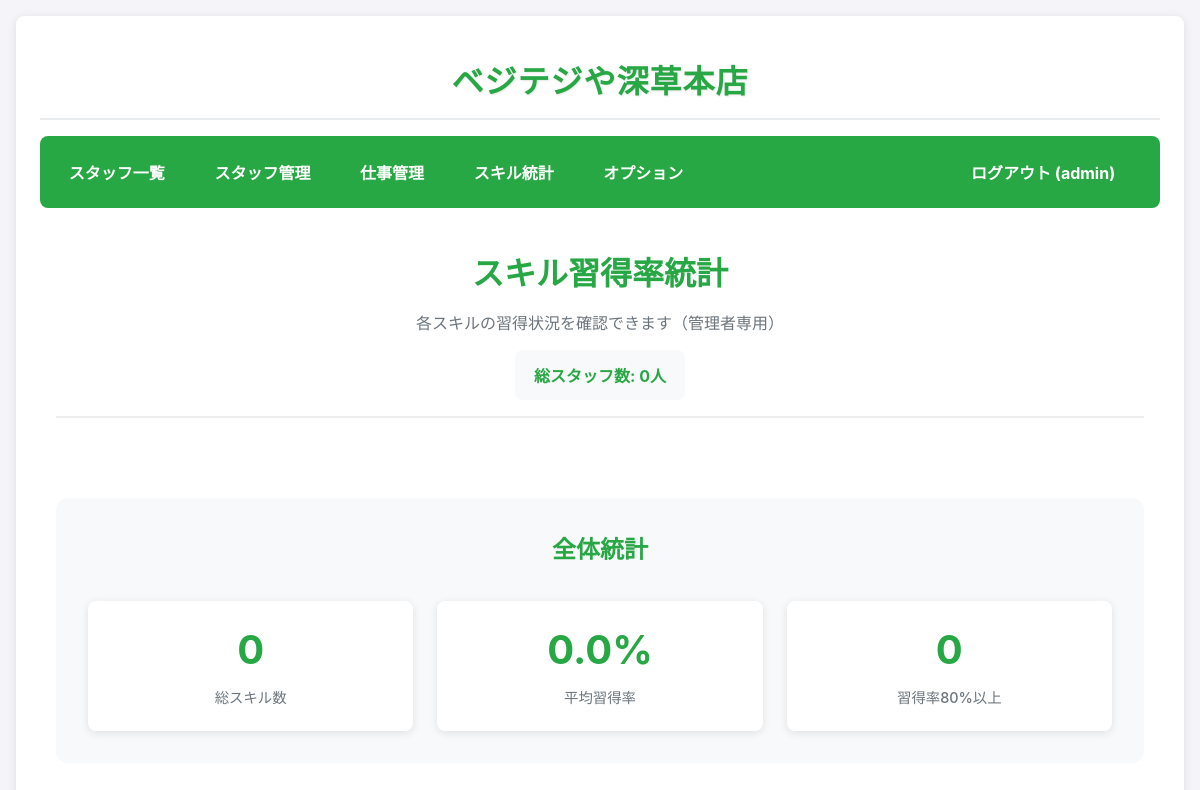
Before: /admin/skill_stats (signed in) with the older database file.
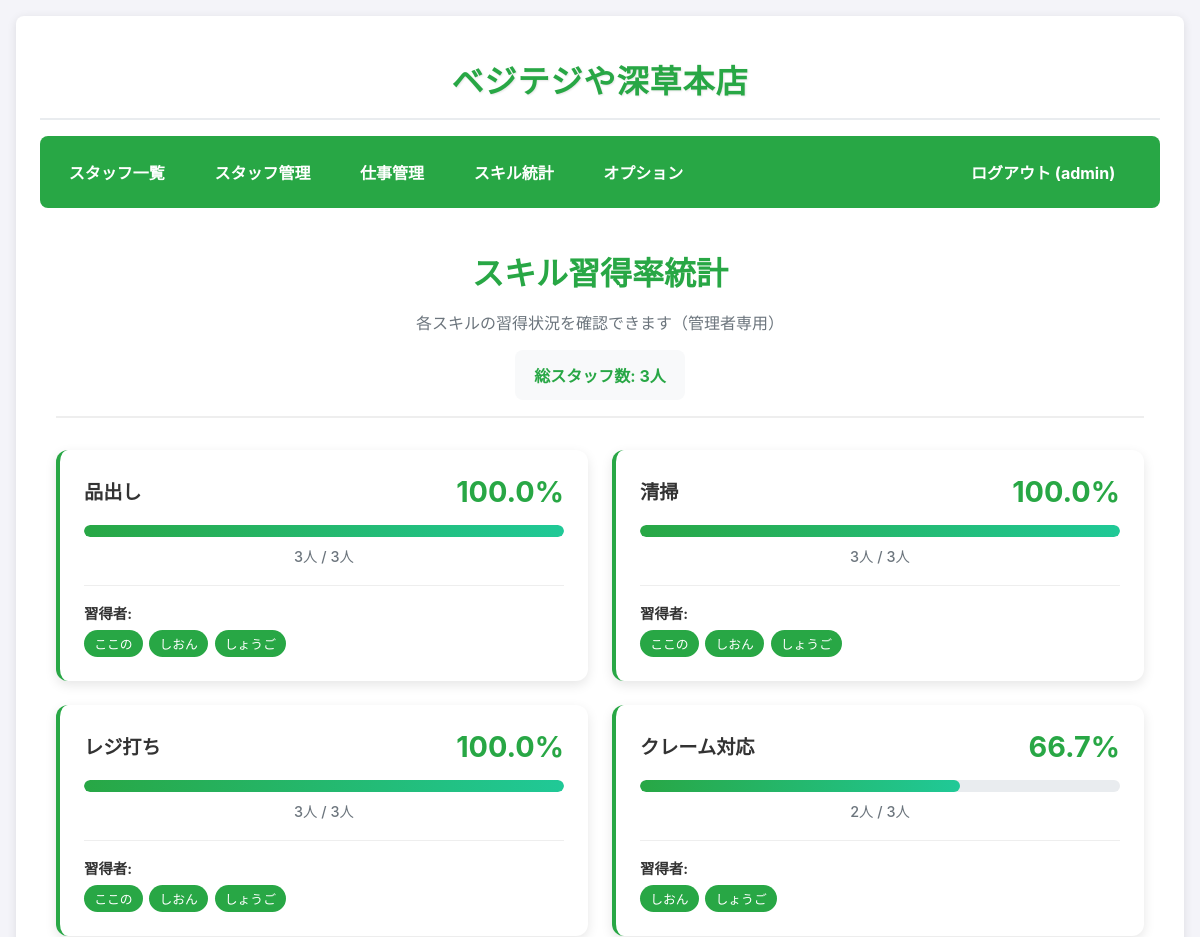
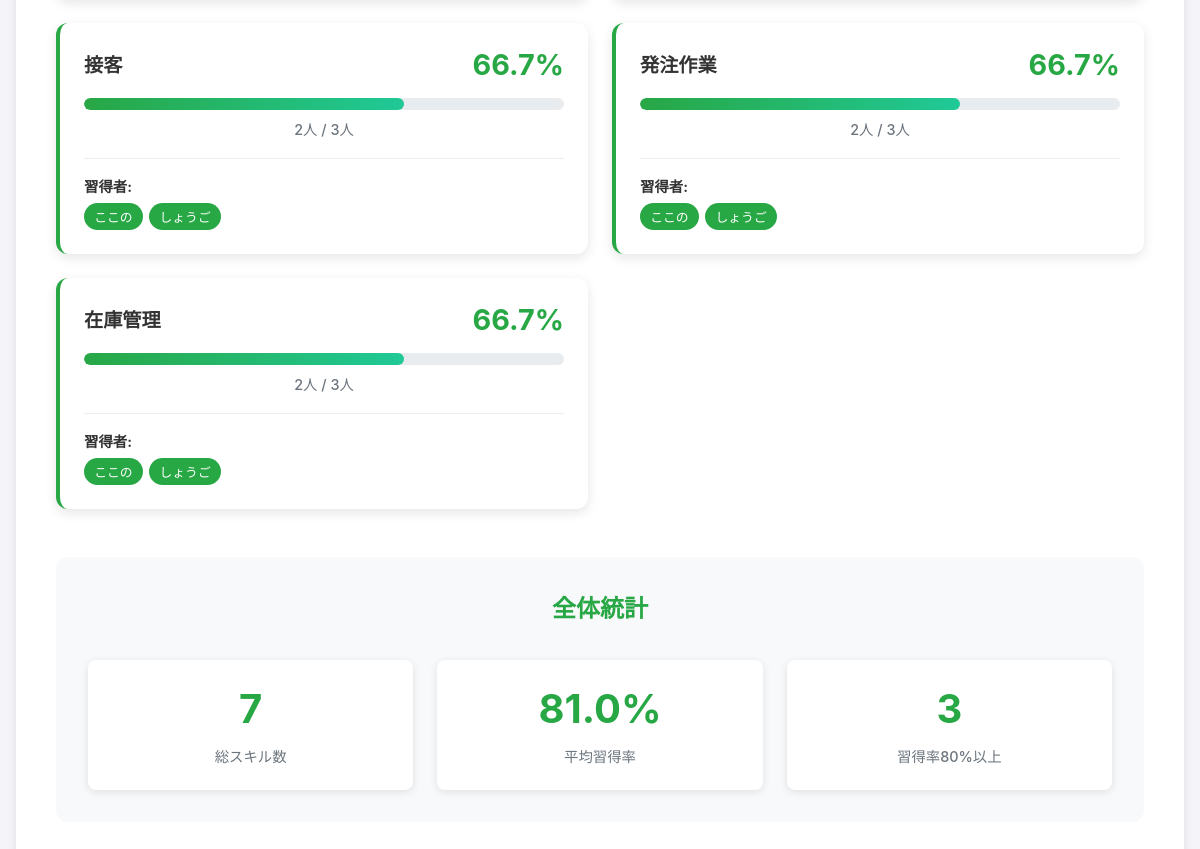
After: the same page with the newer database file (2 pictures, top to bottom).
### app.py (models this page shows, shortened)
class Task(db.Model):
    id = db.Column(db.Integer, primary_key=True)
    name = db.Column(db.String(120), nullable=False, unique=True)
    order_index = db.Column(db.Integer, default=0)

class User(UserMixin, db.Model):
    id = db.Column(db.Integer, primary_key=True)
    username = db.Column(db.String(80), unique=True, nullable=False)
    password_hash = db.Column(db.String(255), nullable=False)
    role = db.Column(db.String(80), nullable=False, default='staff')
    is_first_login = db.Column(db.Boolean, default=True)
    order_index = db.Column(db.Integer, default=0)
    skills = db.relationship('UserSkill', backref='user', cascade="all, delete-orphan")

### app.py (the view, shortened to what this page needs)
@app.route('/admin/skill_stats')
@admin_required
def skill_stats():
    users = User.query.filter(User.username != 'admin').all()
    tasks = Task.query.order_by(Task.order_index, Task.id).all()
    skill_statistics = []
    total_users = len(users)
    for task in tasks:
        if total_users > 0:
            skilled_users = UserSkill.query.join(User).filter(
                UserSkill.task_id == task.id,
                UserSkill.can_do == True,
                User.username != 'admin'
            ).all()
            skilled_count = len(skilled_users)
            mastery_rate = (skilled_count / total_users) * 100
            skilled_user_names = [User.query.get(skill.user_id).username for skill in skilled_users]
            skill_statistics.append({
                'task': task,
                'skilled_count': skilled_count,
                'total_count': total_users,
                'mastery_rate': round(mastery_rate, 1),
                'skilled_users': skilled_user_names
            })
    return render_template('admin_skill_stats.html',
                         skill_statistics=skill_statistics,
                         total_users=total_users)

### app.py (called while the page is built)
@login_manager.user_loader
def load_user(user_id):
    return User.query.get(int(user_id))

def admin_required(f):
    @wraps(f)
    @login_required
    def decorated_function(*args, **kwargs):
        if current_user.role != 'admin':
            flash('このページにアクセスする権限がありません。')
            return redirect(url_for('dashboard'))
        return f(*args, **kwargs)
    return decorated_function

### templates/admin_skill_stats.html (shortened to what this page needs)
{% extends "base.html" %}
{% block content %}
  <div class="skill-stats-container">
    <div class="stats-header">
      <h1>スキル習得率統計</h1>
      <p class="stats-description">各スキルの習得状況を確認できます（管理者専用）</p>
      <div class="stats-summary">
        <span class="total-staff">総スタッフ数: {{ total_users }}人</span>
      </div>
    </div>
    <div class="stats-grid">
      {% for stat in skill_statistics %}
      <div class="skill-stat-card">
        <div class="skill-header">
          <h3 class="skill-name">{{ stat.task.name }}</h3>
          <div class="skill-percentage">{{ stat.mastery_rate }}%</div>
        </div>
        <div class="progress-container">
          <div class="progress-bar">
            <div class="progress-fill" style="width: {{ stat.mastery_rate }}%"></div>
          </div>
          <div class="progress-text">
            {{ stat.skilled_count }}人 / {{ stat.total_count }}人
          </div>
        </div>
        {% if stat.skilled_users %}
        <div class="skilled-users">
          <strong>習得者:</strong>
          <div class="user-tags">
            {% for user in stat.skilled_users %}
            <span class="user-tag">{{ user }}</span>
            {% endfor %}
          </div>
        </div>
        {% else %}
        <div class="no-skilled-users">
          <span class="no-users-text">まだ習得者がいません</span>
        </div>
        {% endif %}
      </div>
      {% endfor %}
    </div>
    <div class="overall-stats">
      <h2>全体統計</h2>
      <div class="stats-summary-grid">
        <div class="summary-card">
          <div class="summary-number">{{ skill_statistics|length }}</div>
          <div class="summary-label">総スキル数</div>
        </div>
        <div class="summary-card">
          <div class="summary-number">
            {% set avg_rate = (skill_statistics|sum(attribute='mastery_rate') / skill_statistics|length) if skill_statistics else 0 %}
            {{ "%.1f"|format(avg_rate) }}%
          </div>
          <div class="summary-label">平均習得率</div>
        </div>
        <div class="summary-card">
          <div class="summary-number">
            {% set high_mastery = skill_statistics|selectattr('mastery_rate', 'ge', 80)|list|length %}
            {{ high_mastery }}
          </div>
          <div class="summary-label">習得率80%以上</div>
        </div>
      </div>
    </div>
  </div>
{% endblock %}

Changed rows visible on the page:
added Task: task.name "品出し"
added User: username "ここの"
added User: username "しおん"
added User: username "しょうご"
added Task: task.name "清掃"
added Task: task.name "レジ打ち"
added Task: task.name "クレーム対応"
added Task: task.name "接客"
added Task: task.name "発注作業"
added Task: task.name "在庫管理"
Other visible differences:
{{ total_users }}: "0" → "3"
{{ skill_statistics|length }}: "0" → "7"
{{ "%.1f"|format(avg_rate) }}: "0.0" → "81.0"
{{ high_mastery }}: "0" → "3"
new list line: "100.0 % 3 人 / 3 人 習得者:"
new list line: "66.7 % 2 人 / 3 人 習得者:"
